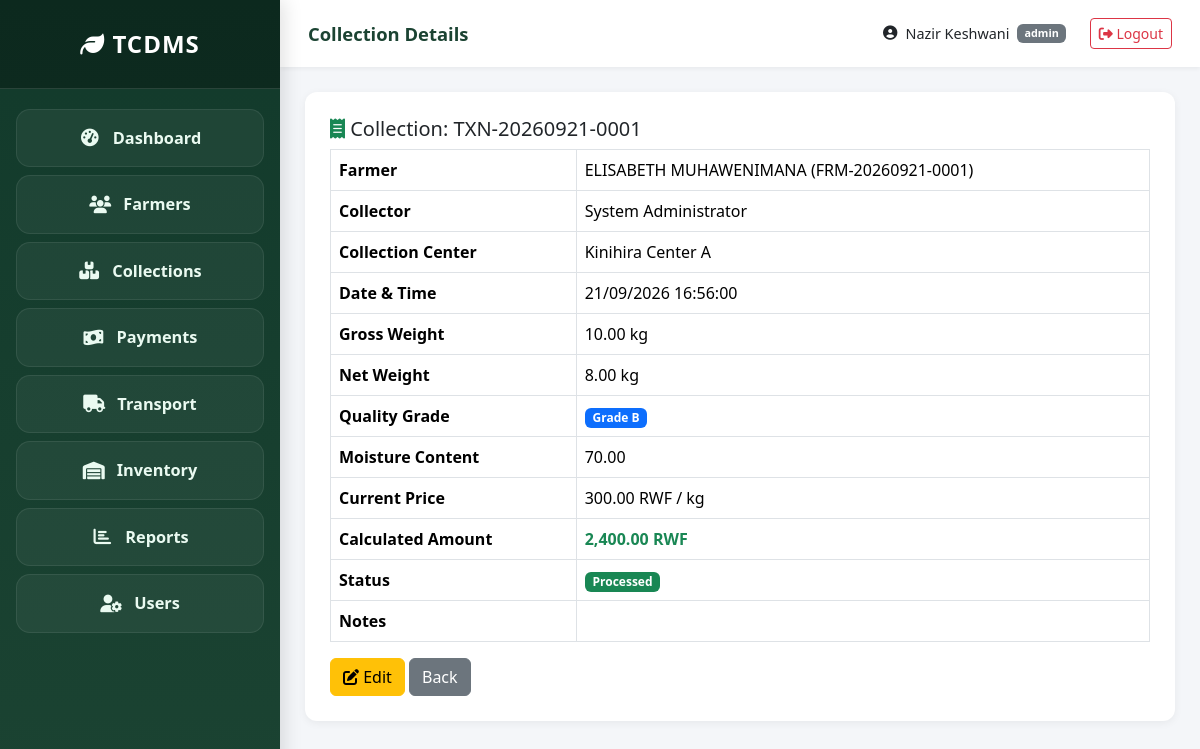
Screenshot of /modules/collections/view.php?id=1 (signed in) with the database file from the repository.
### tables this page shows
CREATE TABLE `tea_collections` (
  `id` int(11) NOT NULL,
  `transaction_code` varchar(30) NOT NULL,
  `farmer_id` int(11) NOT NULL,
  `collector_id` int(11) NOT NULL,
  `collection_center_id` int(11) NOT NULL,
  `gross_weight_kg` decimal(10,2) NOT NULL,
  `net_weight_kg` decimal(10,2) NOT NULL,
  `quality_grade` enum('A','B','C','D') NOT NULL,
  `moisture_content` decimal(5,2) DEFAULT NULL,
  `collection_date` date NOT NULL,
  `collection_time` time NOT NULL,
  `notes` text DEFAULT NULL,
  `status` enum('pending','verified','processed') DEFAULT 'pending',
  `created_at` timestamp NOT NULL DEFAULT current_timestamp()
);

CREATE TABLE `users` (
  `id` int(11) NOT NULL,
  `username` varchar(50) NOT NULL,
  `email` varchar(100) NOT NULL,
  `password_hash` varchar(255) NOT NULL,
  `first_name` varchar(100) NOT NULL,
  `last_name` varchar(100) NOT NULL,
  `phone` varchar(20) DEFAULT NULL,
  `role` enum('admin','manager','collector','accountant','transport_officer','storekeeper') NOT NULL,
  `collection_center_id` int(11) DEFAULT NULL,
  `is_active` tinyint(1) DEFAULT 1,
  `last_login` datetime DEFAULT NULL,
  `created_at` timestamp NOT NULL DEFAULT current_timestamp(),
  `updated_at` timestamp NOT NULL DEFAULT current_timestamp() ON UPDATE current_timestamp()
);

CREATE TABLE `collection_centers` (
  `id` int(11) NOT NULL,
  `name` varchar(100) NOT NULL,
  `code` varchar(20) NOT NULL,
  `location` varchar(255) DEFAULT NULL,
  `manager_id` int(11) DEFAULT NULL,
  `capacity_kg` decimal(10,2) DEFAULT 0.00,
  `is_active` tinyint(1) DEFAULT 1,
  `created_at` timestamp NOT NULL DEFAULT current_timestamp()
);

CREATE TABLE `price_configurations` (
  `id` int(11) NOT NULL,
  `quality_grade` enum('A','B','C','D') NOT NULL,
  `price_per_kg` decimal(10,2) NOT NULL,
  `effective_from` date NOT NULL,
  `effective_to` date DEFAULT NULL,
  `created_by` int(11) DEFAULT NULL,
  `created_at` timestamp NOT NULL DEFAULT current_timestamp()
);

### config/database.php (called while the page is built, shortened)
<?php
function getDBConnection() {
    static $pdo = null;
    if ($pdo === null) {
        $dsn = 'mysql:host=' . DB_HOST . ';dbname=' . DB_NAME . ';charset=' . DB_CHARSET;
        $options = [
            PDO::ATTR_ERRMODE            => PDO::ERRMODE_EXCEPTION,
            PDO::ATTR_DEFAULT_FETCH_MODE => PDO::FETCH_ASSOC,
            PDO::ATTR_EMULATE_PREPARES   => false,
        ];
        try {
            $pdo = new PDO($dsn, DB_USER, DB_PASS, $options);
        } catch (PDOException $e) {
            error_log('DB Error: ' . $e->getMessage());
            die('Database connection failed. Check XAMPP MySQL service.');
        }
    }
    return $pdo;
}
function dbQuery($sql, $params = []) {
    $stmt = getDBConnection()->prepare($sql);
    $stmt->execute($params);
    return $stmt;
}
function dbFetchOne($sql, $params = []) { return dbQuery($sql, $params)->fetch(); }

### modules/collections/view.php (the view, shortened to what this page needs)
<?php
require_once __DIR__ . '/../../includes/header.php';
require_once __DIR__ . '/../../includes/sidebar.php';
$id = (int)($_GET['id'] ?? 0);
$col = dbFetchOne("
    SELECT tc.*, CONCAT(f.first_name,' ',f.last_name) AS farmer_name, f.farmer_code,
           u.first_name AS collector_first, u.last_name AS collector_last,
           cc.name AS center_name
    FROM tea_collections tc
    JOIN farmers f ON f.id = tc.farmer_id
    JOIN users u ON u.id = tc.collector_id
    JOIN collection_centers cc ON cc.id = tc.collection_center_id
    WHERE tc.id = :id", [':id' => $id]);
$price = getCurrentPrice($col['quality_grade'], $col['collection_date']);
$amount = $price * $col['net_weight_kg'];
?>
<div class="form-section">
  <h5><i class="fas fa-receipt text-success"></i> Collection: <?= htmlspecialchars($col['transaction_code']) ?></h5>
  <table class="table table-bordered">
    <tr><th style="width:30%">Farmer</th><td><?= htmlspecialchars($col['farmer_name'].' ('.$col['farmer_code'].')') ?></td></tr>
    <tr><th>Collector</th><td><?= htmlspecialchars($col['collector_first'].' '.$col['collector_last']) ?></td></tr>
    <tr><th>Collection Center</th><td><?= htmlspecialchars($col['center_name']) ?></td></tr>
    <tr><th>Date & Time</th><td><?= formatDate($col['collection_date']) ?> <?= $col['collection_time'] ?></td></tr>
    <tr><th>Gross Weight</th><td><?= formatWeight($col['gross_weight_kg']) ?></td></tr>
    <tr><th>Net Weight</th><td><?= formatWeight($col['net_weight_kg']) ?></td></tr>
    <tr><th>Quality Grade</th><td><?= getGradeBadge($col['quality_grade']) ?></td></tr>
    <tr><th>Moisture Content</th><td><?= $col['moisture_content'] ?: 'N/A' ?></td></tr>
    <tr><th>Current Price</th><td><?= formatCurrency($price) ?> / kg</td></tr>
    <tr><th>Calculated Amount</th><td><strong class="text-success"><?= formatCurrency($amount) ?></strong></td></tr>
    <tr><th>Status</th><td><?= getStatusBadge($col['status']) ?></td></tr>
    <tr><th>Notes</th><td><?= nl2br(htmlspecialchars($col['notes'])) ?></td></tr>
  </table>
  <a href="edit.php?id=<?= $col['id'] ?>" class="btn btn-warning"><i class="fas fa-edit"></i> Edit</a>
  <a href="index.php" class="btn btn-secondary">Back</a>
</div>
<?php require_once __DIR__ . '/../../includes/footer.php'; ?>

### includes/functions.php (shortened to what this page needs)
<?php
require_once __DIR__ . '/../config/database.php';
function formatCurrency($amount) { return number_format((float)$amount, 2) . ' RWF'; }
function formatWeight($kg) { return number_format((float)$kg, 2) . ' kg'; }
function formatDate($d, $f = 'd/m/Y') { return $d ? date($f, strtotime($d)) : 'N/A'; }
function getGradeBadge($g) {
    $c = ['A'=>'success','B'=>'primary','C'=>'warning','D'=>'danger'][$g] ?? 'secondary';
    return "<span class='badge bg-$c'>Grade $g</span>";
}
function getStatusBadge($s) {
    $m = ['pending'=>['warning','Pending'],'verified'=>['info','Verified'],'processed'=>['success','Processed'],
          'paid'=>['success','Paid'],'processing'=>['info','Processing'],'failed'=>['danger','Failed'],
          'scheduled'=>['primary','Scheduled'],'in_transit'=>['warning','In Transit'],
          'delivered'=>['success','Delivered'],'cancelled'=>['danger','Cancelled']];
    [$c,$t] = $m[$s] ?? ['secondary', ucfirst($s)];
    return "<span class='badge bg-$c'>$t</span>";
}
function getCurrentPrice($grade, $date = null) {
    $date = $date ?? date('Y-m-d');
    $sql = "SELECT price_per_kg FROM price_configurations
            WHERE quality_grade = :g AND effective_from <= :date_from
              AND (effective_to IS NULL OR effective_to >= :date_to)
            ORDER BY effective_from DESC LIMIT 1";
    $r = dbFetchOne($sql, [':g' => $grade, ':date_from' => $date, ':date_to' => $date]);
    return $r ? (float)$r['price_per_kg'] : 0.0;
}

### assets/css/style.css (style rules this page uses)
* { box-sizing: border-box; }
body { font-family: 'Segoe UI', Tahoma, sans-serif; background: #f4f6f9; margin: 0; }
.form-section { background: #fff; border-radius: 12px; padding: 25px; box-shadow: 0 2px 8px rgba(0,0,0,.06); }

### rows the page displays
tea_collections: transaction_code "TXN-20260921-0001", collector.last_name "System Administrator", collection_center.name "Kinihira Center A", collection_date "21/09/2026", collection_time "16:56:00", gross_weight_kg "10.00 kg", net_weight_kg "8.00 kg", quality_grade "B", moisture_content "70.00", formatCurrency($price) "300.00 RWF"

### other values shown
SITE_SHORT_NAME "TCDMS"
$pageTitle "Collection Details"
$user['first_name'] . ' ' . $user['last_name'] "Nazir Keshwani"
$user['role'] "admin"
$col['farmer_name'].' ('.$col['farmer_code'].')' "ELISABETH MUHAWENIMANA (FRM-20260921-0001)"
formatCurrency($amount) "2,400.00 RWF"
$t "Processed"
